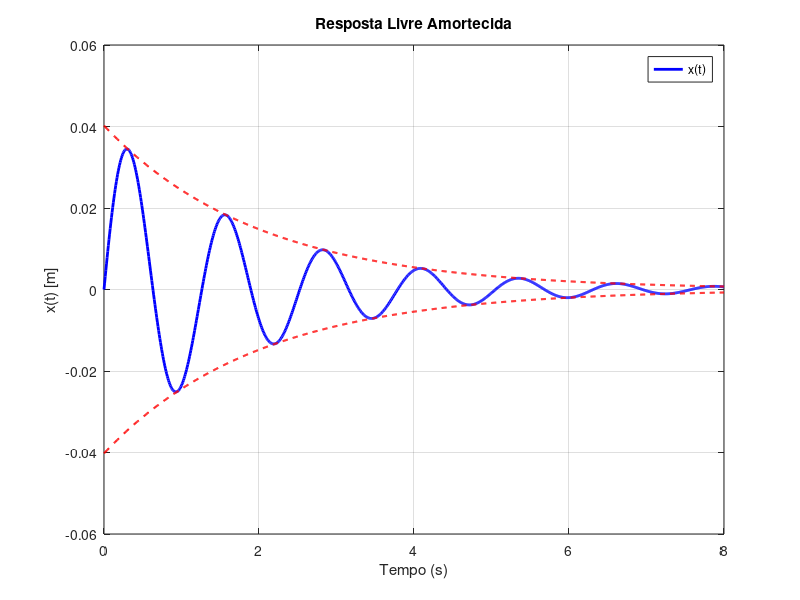

Reproduce this figure in MATLAB.
% Parâmetros do sistema
zeta = 0.1;             % Fator de amortecimento
wn = 5;                 % Frequência natural (rad/s)
x0 = 0;                 % Deslocamento inicial (m)
dx0 = 0.2;            % Velocidade inicial (m/s)

% Frequência amortecida
wd = wn * sqrt(1 - zeta^2);

% Vetor de tempo
t = linspace(0, 8, 1000);  % de 0 a 5 segundos, 1000 pontos

% Solução da equação (16)
x = exp(-zeta * wn * t) .* ( ...
    x0 * cos(wd * t) + ...
    ((zeta * wn * x0 + dx0) / wd) * sin(wd * t) ...
);

% Envoltórias superior e inferior
A = abs((zeta * wn * x0 + dx0) / wd);  % Amplitude inicial estimada
env_sup =  A * exp(-zeta * wn * t);
env_inf = -A * exp(-zeta * wn * t);

% Gráfico
plot(t, x, 'b', 'LineWidth', 2); hold on;
plot(t, env_sup, 'r--', 'LineWidth', 1.5);  % Envoltória superior
plot(t, env_inf, 'r--', 'LineWidth', 1.5);  % Envoltória inferior
xlabel('Tempo (s)')
ylabel('x(t) [m]')
title('Resposta Livre Amortecida')
legend('x(t)', 'Location', 'northeast')
grid on

% O gráfico corresponde ao traçado na apostila.
